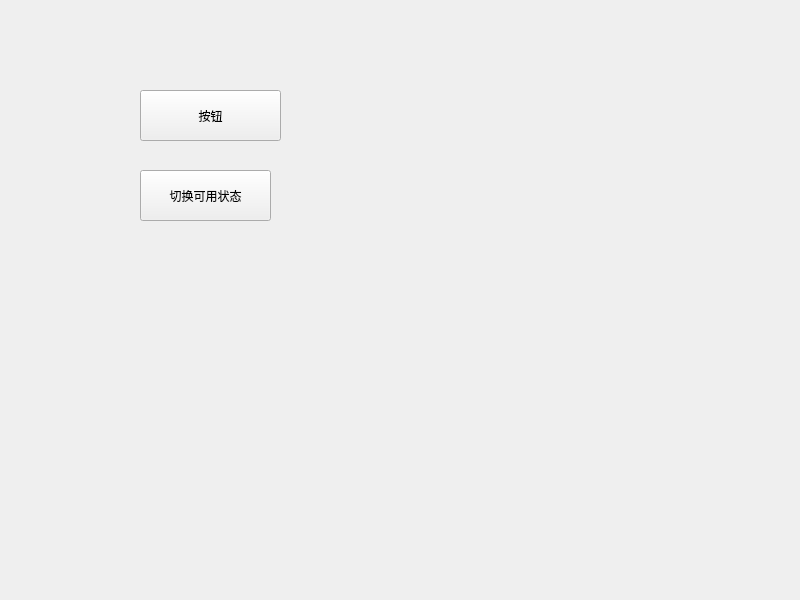
<?xml version="1.0" encoding="UTF-8"?>
<ui version="4.0">
 <class>Widget</class>
 <widget class="QWidget" name="Widget">
  <property name="geometry">
   <rect>
    <x>0</x>
    <y>0</y>
    <width>800</width>
    <height>600</height>
   </rect>
  </property>
  <property name="windowTitle">
   <string>Widget</string>
  </property>
  <widget class="QPushButton" name="pushButton">
   <property name="geometry">
    <rect>
     <x>140</x>
     <y>90</y>
     <width>141</width>
     <height>51</height>
    </rect>
   </property>
   <property name="text">
    <string>按钮</string>
   </property>
  </widget>
  <widget class="QPushButton" name="pushButton_enable">
   <property name="geometry">
    <rect>
     <x>140</x>
     <y>170</y>
     <width>131</width>
     <height>51</height>
    </rect>
   </property>
   <property name="text">
    <string>切换可用状态</string>
   </property>
  </widget>
 </widget>
 <resources/>
 <connections/>
</ui>
